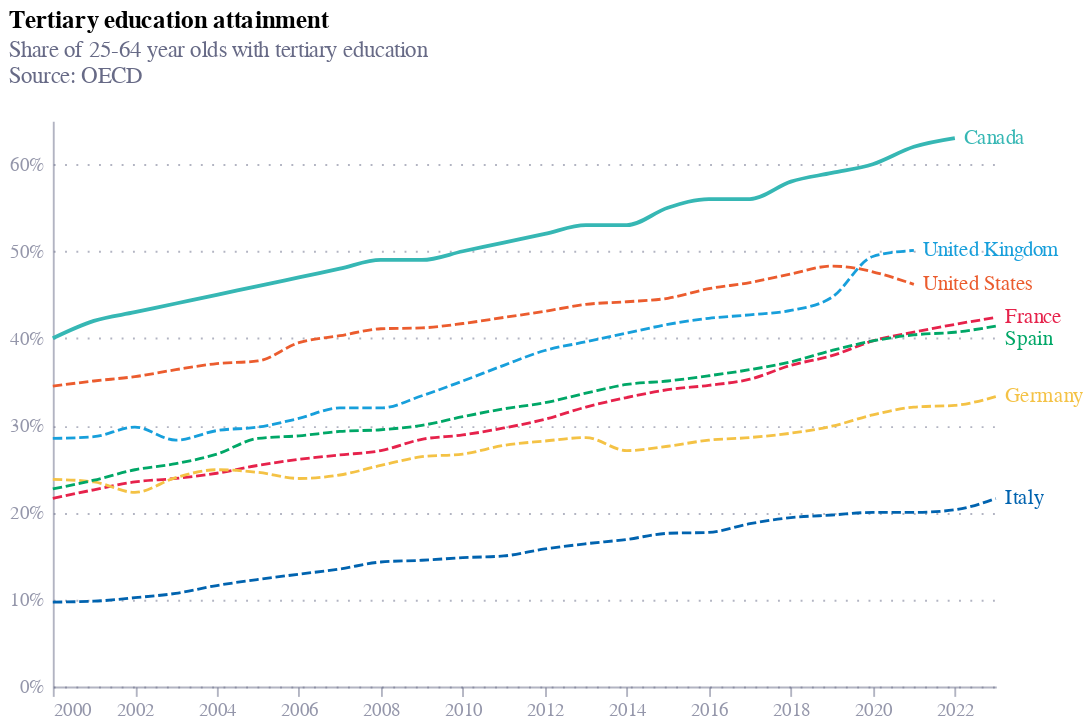

The cell this chart's notebook holds for it:
### Code cell
chart = alt.Chart(df2).mark_line(interpolate='monotone').encode(
    x=alt.X('TIME_PERIOD:T', title=''),
    y=alt.Y('OBS_VALUE:Q', title='', axis=alt.Axis(labelExpr="format(datum.value,',') + '%'")),
    color=alt.Color('Country:N', legend=None),
       size=alt.condition(
        alt.datum.Country == "Canada",
        alt.value(2),  
        alt.value(1.5)  
    ),
    strokeDash=alt.condition(
        alt.datum.Country == "Canada",
        alt.value([0, 0]),
        alt.value([5, 2])   
    )
).properties(
    width=500,
    height=300,
    title={
        "text": "Tertiary education attainment",
        "anchor": "start",
        "subtitle": ["Share of 25-64 year olds with tertiary education", "Source: OECD", ""],
        "subtitleColor": "#676A86"})

text = alt.Chart(df2).mark_text(
    align='left',
    dx=5,
    dy={
            "expr": "datum.Country == 'Spain' ? 7 : 0"
          }
).encode(
    alt.X('TIME_PERIOD:T', aggregate='max'),
    alt.Y('OBS_VALUE:Q', aggregate={'argmax': 'TIME_PERIOD'}),
    text='Country:N',
    color = 'Country:N'
)  


chart20 = chart + text 
chart20

### Figure 1 — Vega-Lite specification as saved in the notebook (floating-point values rounded to 4 significant figures; data arrays with more than 128 entries replaced by an {"elided": "..."} marker saying what was removed)
{"config": {"font": "Circular Std", "mark": {"line": {"interpolate": "monotone"}}, "view": {"stroke": "transparent", "width": 400, "height": 300}, "range": {"category": ["#36B7B4", "#E6224B", "#F4C245", "#0063AF", "#00A767", "#179FDB", "#EB5C2E"], "diverging": ["#E6224B", "#E54753", "#C9C9C9", "#179FDB", "#122B39"], "heatmap": ["#C9C9C9", "#179FDB", "#0063AF", "#122B39"], "ordinal": ["#00A767", "#36B7B4", "#179FDB", "#0063AF", "#243B5A"]}, "axisX": {"domainColor": "#676A86", "domainOpacity": 0.5, "grid": false, "labelAngle": 0, "labelColor": "#676A86", "labelOpacity": 0.7, "orient": "bottom", "tickColor": "#676A86", "tickCount": 10, "tickOpacity": 0.5, "title": false, "titleAlign": "center", "titleAnchor": "middle", "titleColor": "#676A86", "titleFontSize": 12, "titleOpacity": 0.8, "titleY": -15}, "axisY": {"domainColor": "#676A86", "domainOpacity": 0.5, "gridColor": "#676A86", "gridDash": [1, 5], "gridOpacity": 0.5, "labelColor": "#676A86", "labelOpacity": 0.7, "labelPadding": 5, "tickColor": "#676A86", "tickCount": 8, "tickOpacity": 0.5, "ticks": false, "titleAlign": "left", "titleAngle": 0, "titleBaseline": "bottom", "titleColor": "#676A86", "titleFontSize": 12, "titleOpacity": 0.8, "titleX": 0, "titleY": -7}}, "layer": [{"mark": {"type": "line", "interpolate": "monotone"}, "encoding": {"color": {"field": "Country", "legend": null, "type": "nominal"}, "size": {"condition": {"test": "(datum.Country === 'Canada')", "value": 2}, "value": 1.5}, "strokeDash": {"condition": {"test": "(datum.Country === 'Canada')", "value": [0, 0]}, "value": [5, 2]}, "x": {"field": "TIME_PERIOD", "title": "", "type": "temporal"}, "y": {"axis": {"labelExpr": "format(datum.value,',') + '%'"}, "field": "OBS_VALUE", "title": "", "type": "quantitative"}}, "title": {"text": "Tertiary education attainment", "anchor": "start", "subtitle": ["Share of 25-64 year olds with tertiary education", "Source: OECD", ""], "subtitleColor": "#676A86"}}, {"mark": {"type": "text", "align": "left", "dx": 5, "dy": {"expr": "datum.Country == 'Spain' ? 7 : 0"}}, "encoding": {"color": {"field": "Country", "type": "nominal"}, "text": {"field": "Country", "type": "nominal"}, "x": {"aggregate": "max", "field": "TIME_PERIOD", "type": "temporal"}, "y": {"aggregate": {"argmax": "TIME_PERIOD"}, "field": "OBS_VALUE", "type": "quantitative"}}}], "data": {"name": "data-43cb8f425c12a567bb18d4ffcb4591e5"}, "height": 300, "width": 500, "$schema": "https://vega.github.io/schema/vega-lite/v5.17.0.json", "datasets": {"data-43cb8f425c12a567bb18d4ffcb4591e5": {"elided": "162 records"}}}
